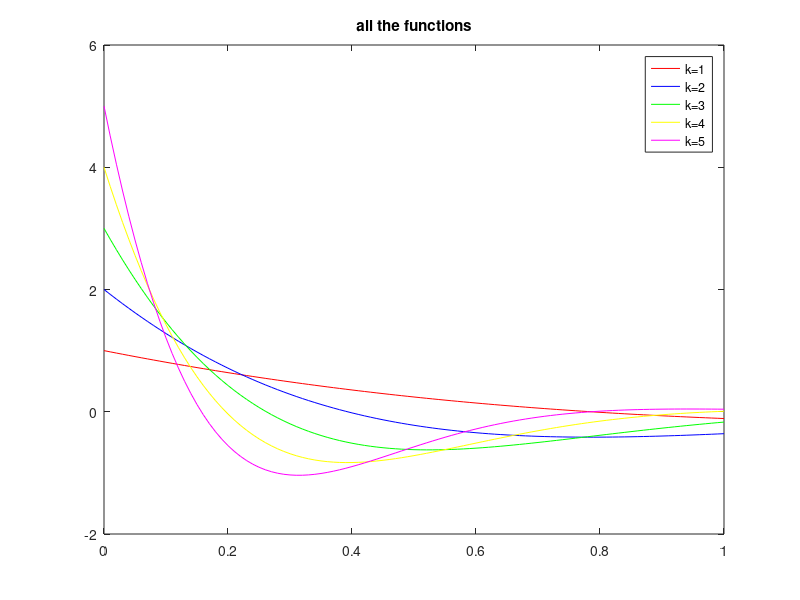

This chart was generated by the following MATLAB code:
xx = 0:0.01:1;
color = ['r','b','g','y','m'];
fig = figure()
for k =1:5
    ff = k*sqrt(2).*exp(-k*xx).*cos(pi/4+k*xx);
    plot(xx,ff,'color',color(k))
    %legend( sprintf('k = %f', k) );
    hold on
end
legend('k=1','k=2','k=3','k=4','k=5')
title('all the functions')
savefig(fig, 'plotted_functions.fig')
pause
close()